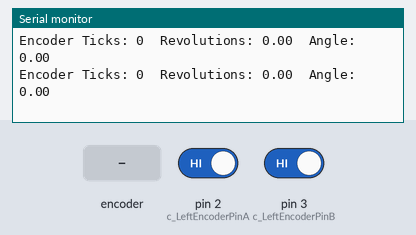
Simulated run of this sketch. Board: Arduino Mega 2560, built with avr-gcc and run on an emulated ATmega2560. On the bench: the last lines printed to the serial monitor. The inputs (shaded band) are chosen by the test bench; at power-on: pin 3 (c_LeftEncoderPinB) HIGH, pin 2 (c_LeftEncoderPinA) HIGH.

Above: at 1.2 s.
1.3 s: rotary encoder on pin 2 (c_LeftEncoderPinA) / pin 1 (c_LeftEncoderInterruptB) turned 2 steps (second pin leading)
At 1.44 s:
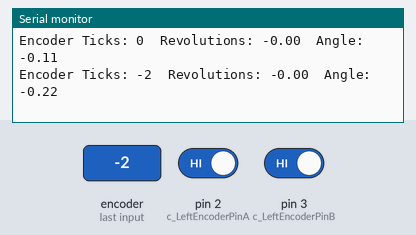
4.7 s: pin 3 (c_LeftEncoderPinB) driven LOW
At 4.74 s:
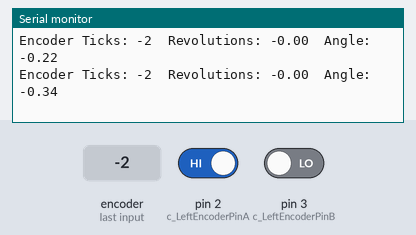
7.7 s: rotary encoder on pin 2 (c_LeftEncoderPinA) / pin 1 (c_LeftEncoderInterruptB) turned 1 step (first pin leading)
At 7.77 s:
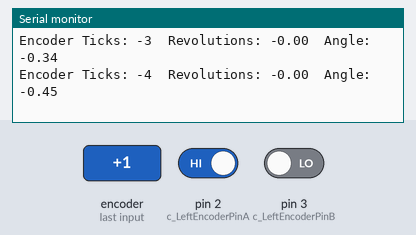
10.9 s: pin 3 (c_LeftEncoderPinB) driven HIGH
At 10.96 s:
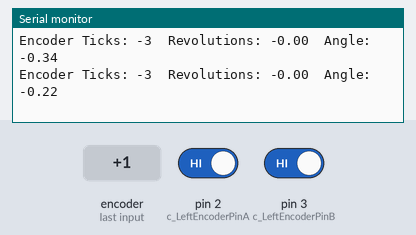
Timing chart, 0 to 13.9 s (numbered marks = the images above; inputs shaded):
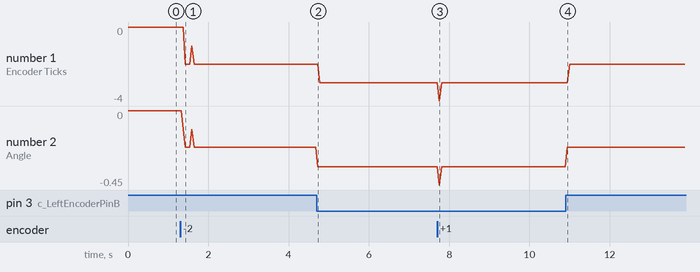

Measured:
- after the input at 1.3 s, the serial monitor: prints a new line after 0.08 s (image 1)
- after the input at 4.7 s, the serial monitor: prints a new line at once (image 2)
- after the input at 7.7 s, the serial monitor: prints a new line after 0.06 s (image 3)
- after the input at 10.9 s, the serial monitor: prints a new line after 0.05 s (image 4)
- plotted number 1: 0 → -2 after the input at 1.3 s, -2 → -3 after the input at 4.7 s, -3 → -2 after the input at 10.9 s
- plotted number 2: 0 → -0.22 after the input at 1.3 s, -0.22 → -0.34 after the input at 4.7 s, -0.34 → -0.22 after the input at 10.9 s

The sketch:

encoder.ino
```cpp
/*
*Quadrature Decoder
*/
#include "Arduino.h"
#include "digitalWriteFast.h"  // library for high performance reads and writes by jrraines
                               // see http://www.arduino.cc/cgi-bin/yabb2/YaBB.pl?num=1267553811/0
                               // and http://code.google.com/p/digitalwritefast/

// It turns out that the regular digitalRead() calls are too slow and bring the arduino down when
// I use them in the interrupt routines while the motor runs at full speed.

// Quadrature encoders
// Left encoder
#define c_LeftEncoderInterruptA 0
#define c_LeftEncoderInterruptB 1
#define c_LeftEncoderPinA 2
#define c_LeftEncoderPinB 3
#define LeftEncoderIsReversed

volatile bool _LeftEncoderASet;
volatile bool _LeftEncoderBSet;
volatile bool _LeftEncoderAPrev;
volatile bool _LeftEncoderBPrev;
volatile long _LeftEncoderTicks = 0;

void setup()
{
  Serial.begin(9600);

  // Quadrature encoders
  // Left encoder
  pinMode(c_LeftEncoderPinA, INPUT);      // sets pin A as input
  digitalWrite(c_LeftEncoderPinA, LOW);  // turn on pullup resistors
  pinMode(c_LeftEncoderPinB, INPUT);      // sets pin B as input
  digitalWrite(c_LeftEncoderPinB, LOW);  // turn on pullup resistors
  attachInterrupt(c_LeftEncoderInterruptA, HandleLeftMotorInterruptA, CHANGE);
  attachInterrupt(c_LeftEncoderInterruptB, HandleLeftMotorInterruptB, CHANGE);
}

void loop()
{
  Serial.print("Encoder Ticks: ");
  Serial.print(_LeftEncoderTicks);
  Serial.print("  Revolutions: ");
  Serial.print(_LeftEncoderTicks/4000.0);//4000 Counts Per Revolution
//  float revolution;
//  revolution = _LeftEncoderTicks/3200.0;
//  Serial.print(_LeftEncoderTicks/3200.0);//4000 Counts Per Revolution
//  Serial.print(revolution);
//  Serial.print(" ");
//  if (revolution > 1.0){
//   Serial.print(revolution - floor(revolution));
//  }
//  else if (revolution < -1.0){
//    Serial.print(revolution - floor(revolution));
//  }
//  else{
//    Serial.print(revolution);
//  }
  Serial.print("  Angle: ");
  Serial.print((_LeftEncoderTicks/3200.0)*360.0);//Angle
  Serial.print("\n");
}


// Interrupt service routines for the left motor's quadrature encoder
void HandleLeftMotorInterruptA(){
  _LeftEncoderBSet = digitalReadFast(c_LeftEncoderPinB);
  _LeftEncoderASet = digitalReadFast(c_LeftEncoderPinA);

  _LeftEncoderTicks+=ParseEncoder();

  _LeftEncoderAPrev = _LeftEncoderASet;
  _LeftEncoderBPrev = _LeftEncoderBSet;
}

// Interrupt service routines for the right motor's quadrature encoder
void HandleLeftMotorInterruptB(){
  // Test transition;
  _LeftEncoderBSet = digitalReadFast(c_LeftEncoderPinB);
  _LeftEncoderASet = digitalReadFast(c_LeftEncoderPinA);

  _LeftEncoderTicks+=ParseEncoder();

  _LeftEncoderAPrev = _LeftEncoderASet;
  _LeftEncoderBPrev = _LeftEncoderBSet;
}

int ParseEncoder(){
  if(_LeftEncoderAPrev && _LeftEncoderBPrev){
    if(!_LeftEncoderASet && _LeftEncoderBSet) return 1;
    if(_LeftEncoderASet && !_LeftEncoderBSet) return -1;
  }else if(!_LeftEncoderAPrev && _LeftEncoderBPrev){
    if(!_LeftEncoderASet && !_LeftEncoderBSet) return 1;
    if(_LeftEncoderASet && _LeftEncoderBSet) return -1;
  }else if(!_LeftEncoderAPrev && !_LeftEncoderBPrev){
    if(_LeftEncoderASet && !_LeftEncoderBSet) return 1;
    if(!_LeftEncoderASet && _LeftEncoderBSet) return -1;
  }else if(_LeftEncoderAPrev && !_LeftEncoderBPrev){
    if(_LeftEncoderASet && _LeftEncoderBSet) return 1;
    if(!_LeftEncoderASet && !_LeftEncoderBSet) return -1;
  }
}
```

digitalWriteFast.h
```cpp
/*
  Optimized digital functions for AVR microcontrollers
  by Watterott electronic (www.watterott.com)
  based on http://code.google.com/p/digitalwritefast
 */

#ifndef __digitalWriteFast_h_
#define __digitalWriteFast_h_ 1

#define ERROR_SEQUENCE 0b10101010 //digitalReadFast will return this value if pin number is not constant
// general macros/defines
#ifndef BIT_READ
# define BIT_READ(value, bit)            ((value) &   (1UL << (bit)))
#endif
#ifndef BIT_SET
# define BIT_SET(value, bit)             ((value) |=  (1UL << (bit)))
#endif
#ifndef BIT_CLEAR
# define BIT_CLEAR(value, bit)           ((value) &= ~(1UL << (bit)))
#endif
#ifndef BIT_WRITE
# define BIT_WRITE(value, bit, bitvalue) (bitvalue ? BIT_SET(value, bit) : BIT_CLEAR(value, bit))
#endif

#ifndef SWAP
#define SWAP(x,y) do{ (x)=(x)^(y); (y)=(x)^(y); (x)=(x)^(y); }while(0)
#endif

/* //not needed, rather it produces annoying warnings when compiled
#ifndef DEC
# define DEC (10)
#endif
#ifndef HEX
# define HEX (16)
#endif
#ifndef OCT
# define OCT (8)
#endif
#ifndef BIN
# define BIN (2)
#endif
*/

// workarounds for ARM microcontrollers
#if (!defined(__AVR__) || defined(ARDUINO_ARCH_SAM))
#ifndef PROGMEM
# define PROGMEM
#endif
#ifndef PGM_P
# define PGM_P const char *
#endif
#ifndef PSTR
# define PSTR(str) (str)
#endif

#ifndef memcpy_P
# define memcpy_P(dest, src, num) memcpy((dest), (src), (num))
#endif
#ifndef strcpy_P
# define strcpy_P(dst, src)       strcpy((dst), (src))
#endif
#ifndef strcat_P
# define strcat_P(dst, src)       strcat((dst), (src))
#endif
#ifndef strcmp_P
# define strcmp_P(a, b)           strcmp((a), (b))
#endif
#ifndef strcasecmp_P
# define strcasecmp_P(a, b)       strcasecmp((a), (b))
#endif
#ifndef strncmp_P
# define strncmp_P(a, b, n)       strncmp((a), (b), (n))
#endif
#ifndef strncasecmp_P
# define strncasecmp_P(a, b, n)   strncasecmp((a), (b), (n))
#endif
#ifndef strstr_P
# define strstr_P(a, b)           strstr((a), (b))
#endif
#ifndef strlen_P
# define strlen_P(a)              strlen((a))
#endif
#ifndef sprintf_P
# define sprintf_P(s, f, ...)     sprintf((s), (f), __VA_ARGS__)
#endif

#ifndef pgm_read_byte
# define pgm_read_byte(addr)      (*(const unsigned char *)(addr))
#endif
#ifndef pgm_read_word
# define pgm_read_word(addr)      (*(const unsigned short *)(addr))
#endif
#ifndef pgm_read_dword
# define pgm_read_dword(addr)     (*(const unsigned long *)(addr))
#endif

#endif


// digital functions
//#ifndef digitalPinToPortReg
#define SPI_SW_SS_PIN   (10) //SS on Uno (for software SPI)
#define SPI_SW_MOSI_PIN (11) //MOSI on Uno (for software SPI)
#define SPI_SW_MISO_PIN (12) //MISO on Uno (for software SPI)
#define SPI_SW_SCK_PIN  (13) //SCK on Uno (for software SPI)


// --- Arduino Due ---
#if (defined(ARDUINO_SAM_DUE) || defined(__SAM3X8E__))

#define UART_RX_PIN     (0)
#define UART_TX_PIN     (1)

#define I2C_SDA_PIN     (20)
#define I2C_SCL_PIN     (21)

#define SPI_HW_SS_PIN   (78) //SS0:77, SS1:87, SS2:86, SS3:78
#define SPI_HW_MOSI_PIN (75) //75
#define SPI_HW_MISO_PIN (74) //74
#define SPI_HW_SCK_PIN  (76) //76


// --- Arduino Zero ---
#elif (defined(ARDUINO_SAM_ZERO) || defined(__SAMD21G18A__))

#define UART_RX_PIN     (0)
#define UART_TX_PIN     (1)

#define I2C_SDA_PIN     (16)
#define I2C_SCL_PIN     (17)

#define SPI_HW_SS_PIN   (14) //14
#define SPI_HW_MOSI_PIN (21) //21
#define SPI_HW_MISO_PIN (18) //18
#define SPI_HW_SCK_PIN  (20) //20


// --- Arduino Mega ---
#elif (defined(ARDUINO_AVR_MEGA) || \
       defined(ARDUINO_AVR_MEGA1280) || \
       defined(ARDUINO_AVR_MEGA2560) || \
       defined(__AVR_ATmega1280__) || \
       defined(__AVR_ATmega1281__) || \
       defined(__AVR_ATmega2560__) || \
       defined(__AVR_ATmega2561__))

#define UART_RX_PIN     (0) //PE0
#define UART_TX_PIN     (1) //PE1

#define I2C_SDA_PIN     (20)
#define I2C_SCL_PIN     (21)

#define SPI_HW_SS_PIN   (53) //PB0
#define SPI_HW_MOSI_PIN (51) //PB2
#define SPI_HW_MISO_PIN (50) //PB3
#define SPI_HW_SCK_PIN  (52) //PB1

#define __digitalPinToPortReg(P) \
(((P) >= 22 && (P) <= 29) ? &PORTA : \
((((P) >= 10 && (P) <= 13) || ((P) >= 50 && (P) <= 53)) ? &PORTB : \
(((P) >= 30 && (P) <= 37) ? &PORTC : \
((((P) >= 18 && (P) <= 21) || (P) == 38) ? &PORTD : \
((((P) >= 0 && (P) <= 3) || (P) == 5) ? &PORTE : \
(((P) >= 54 && (P) <= 61) ? &PORTF : \
((((P) >= 39 && (P) <= 41) || (P) == 4) ? &PORTG : \
((((P) >= 6 && (P) <= 9) || (P) == 16 || (P) == 17) ? &PORTH : \
(((P) == 14 || (P) == 15) ? &PORTJ : \
(((P) >= 62 && (P) <= 69) ? &PORTK : &PORTL))))))))))

#define __digitalPinToDDRReg(P) \
(((P) >= 22 && (P) <= 29) ? &DDRA : \
((((P) >= 10 && (P) <= 13) || ((P) >= 50 && (P) <= 53)) ? &DDRB : \
(((P) >= 30 && (P) <= 37) ? &DDRC : \
((((P) >= 18 && (P) <= 21) || (P) == 38) ? &DDRD : \
((((P) >= 0 && (P) <= 3) || (P) == 5) ? &DDRE : \
(((P) >= 54 && (P) <= 61) ? &DDRF : \
((((P) >= 39 && (P) <= 41) || (P) == 4) ? &DDRG : \
((((P) >= 6 && (P) <= 9) || (P) == 16 || (P) == 17) ? &DDRH : \
(((P) == 14 || (P) == 15) ? &DDRJ : \
(((P) >= 62 && (P) <= 69) ? &DDRK : &DDRL))))))))))

#define __digitalPinToPINReg(P) \
(((P) >= 22 && (P) <= 29) ? &PINA : \
((((P) >= 10 && (P) <= 13) || ((P) >= 50 && (P) <= 53)) ? &PINB : \
(((P) >= 30 && (P) <= 37) ? &PINC : \
((((P) >= 18 && (P) <= 21) || (P) == 38) ? &PIND : \
((((P) >= 0 && (P) <= 3) || (P) == 5) ? &PINE : \
(((P) >= 54 && (P) <= 61) ? &PINF : \
((((P) >= 39 && (P) <= 41) || (P) == 4) ? &PING : \
((((P) >= 6 && (P) <= 9) || (P) == 16 || (P) == 17) ? &PINH : \
(((P) == 14 || (P) == 15) ? &PINJ : \
(((P) >= 62 && (P) <= 69) ? &PINK : &PINL))))))))))

#define __digitalPinToBit(P) \
(((P) >=  7 && (P) <=  9) ? (P) - 3 : \
(((P) >= 10 && (P) <= 13) ? (P) - 6 : \
(((P) >= 22 && (P) <= 29) ? (P) - 22 : \
(((P) >= 30 && (P) <= 37) ? 37 - (P) : \
(((P) >= 39 && (P) <= 41) ? 41 - (P) : \
(((P) >= 42 && (P) <= 49) ? 49 - (P) : \
(((P) >= 50 && (P) <= 53) ? 53 - (P) : \
(((P) >= 54 && (P) <= 61) ? (P) - 54 : \
(((P) >= 62 && (P) <= 69) ? (P) - 62 : \
(((P) == 0 || (P) == 15 || (P) == 17 || (P) == 21) ? 0 : \
(((P) == 1 || (P) == 14 || (P) == 16 || (P) == 20) ? 1 : \
(((P) == 19) ? 2 : \
(((P) == 5 || (P) == 6 || (P) == 18) ? 3 : \
(((P) == 2) ? 4 : \
(((P) == 3 || (P) == 4) ? 5 : 7)))))))))))))))


// --- Arduino 644 ---
#elif (defined(__AVR_ATmega644__) || \
       defined(__AVR_ATmega644P__))

#define UART_RX_PIN     (8) //PD0
#define UART_TX_PIN     (9) //PD1

#define I2C_SDA_PIN     (17) //PC1
#define I2C_SCL_PIN     (16) //PC0

#define SPI_HW_SS_PIN   (4) //PB4
#define SPI_HW_MOSI_PIN (5) //PB5
#define SPI_HW_MISO_PIN (6) //PB6
#define SPI_HW_SCK_PIN  (7) //PB7

#define __digitalPinToPortReg(P) \
(((P) >= 0 && (P) <= 7) ? &PORTB : (((P) >= 8 && (P) <= 15) ? &PORTD : (((P) >= 16 && (P) <= 23) ? &PORTC : &PORTA)))
#define __digitalPinToDDRReg(P) \
(((P) >= 0 && (P) <= 7) ? &DDRB : (((P) >= 8 && (P) <= 15) ? &DDRD : (((P) >= 8 && (P) <= 15) ? &DDRC : &DDRA)))
#define __digitalPinToPINReg(P) \
(((P) >= 0 && (P) <= 7) ? &PINB : (((P) >= 8 && (P) <= 15) ? &PIND : (((P) >= 8 && (P) <= 15) ? &PINC : &PINA)))
#define __digitalPinToBit(P) \
(((P) >= 0 && (P) <= 7) ? (P) : (((P) >= 8 && (P) <= 15) ? (P) - 8 : (((P) >= 16 && (P) <= 23) ? (P) - 16 : (P) - 24)))


// --- Arduino Leonardo ---
#elif (defined(ARDUINO_AVR_LEONARDO) || \
       defined(__AVR_ATmega16U4__) || \
       defined(__AVR_ATmega32U4__))

#define UART_RX_PIN     (0) //PD2
#define UART_TX_PIN     (1) //PD3

#define I2C_SDA_PIN     (2) //PD1
#define I2C_SCL_PIN     (3) //PD0

#define SPI_HW_SS_PIN   (17) //PB0
#define SPI_HW_MOSI_PIN (16) //PB2
#define SPI_HW_MISO_PIN (14) //PB3
#define SPI_HW_SCK_PIN  (15) //PB1

#define __digitalPinToPortReg(P) \
((((P) >= 0 && (P) <= 4) || (P) == 6 || (P) == 12 || (P) == 24 || (P) == 25 || (P) == 29) ? &PORTD : (((P) == 5 || (P) == 13) ? &PORTC : (((P) >= 18 && (P) <= 23)) ? &PORTF : (((P) == 7) ? &PORTE : &PORTB)))
#define __digitalPinToDDRReg(P) \
((((P) >= 0 && (P) <= 4) || (P) == 6 || (P) == 12 || (P) == 24 || (P) == 25 || (P) == 29) ? &DDRD : (((P) == 5 || (P) == 13) ? &DDRC : (((P) >= 18 && (P) <= 23)) ? &DDRF : (((P) == 7) ? &DDRE : &DDRB)))
#define __digitalPinToPINReg(P) \
((((P) >= 0 && (P) <= 4) || (P) == 6 || (P) == 12 || (P) == 24 || (P) == 25 || (P) == 29) ? &PIND : (((P) == 5 || (P) == 13) ? &PINC : (((P) >= 18 && (P) <= 23)) ? &PINF : (((P) == 7) ? &PINE : &PINB)))
#define __digitalPinToBit(P) \
(((P) >= 8 && (P) <= 11) ? (P) - 4 : (((P) >= 18 && (P) <= 21) ? 25 - (P) : (((P) == 0) ? 2 : (((P) == 1) ? 3 : (((P) == 2) ? 1 : (((P) == 3) ? 0 : (((P) == 4) ? 4 : (((P) == 6) ? 7 : (((P) == 13) ? 7 : (((P) == 14) ? 3 : (((P) == 15) ? 1 : (((P) == 16) ? 2 : (((P) == 17) ? 0 : (((P) == 22) ? 1 : (((P) == 23) ? 0 : (((P) == 24) ? 4 : (((P) == 25) ? 7 : (((P) == 26) ? 4 : (((P) == 27) ? 5 : 6 )))))))))))))))))))


// --- Arduino Uno ---
#elif (defined(ARDUINO_AVR_UNO) || \
       defined(ARDUINO_AVR_DUEMILANOVE) || \
       defined(ARDUINO_ARCH_AVR) || \
       defined(__AVR_ATmega328__) || \
       defined(__AVR_ATmega328P__) || \
       defined(__AVR__))

#define UART_RX_PIN     (0) //PD0
#define UART_TX_PIN     (1) //PD1

#define I2C_SDA_PIN     (18) //A4
#define I2C_SCL_PIN     (19) //A5

#define SPI_HW_SS_PIN   (10) //PB0
#define SPI_HW_MOSI_PIN (11) //PB2
#define SPI_HW_MISO_PIN (12) //PB3
#define SPI_HW_SCK_PIN  (13) //PB1

#define __digitalPinToPortReg(P) \
(((P) >= 0 && (P) <= 7) ? &PORTD : (((P) >= 8 && (P) <= 13) ? &PORTB : &PORTC))
#define __digitalPinToDDRReg(P) \
(((P) >= 0 && (P) <= 7) ? &DDRD : (((P) >= 8 && (P) <= 13) ? &DDRB : &DDRC))
#define __digitalPinToPINReg(P) \
(((P) >= 0 && (P) <= 7) ? &PIND : (((P) >= 8 && (P) <= 13) ? &PINB : &PINC))
#define __digitalPinToBit(P) \
(((P) >= 0 && (P) <= 7) ? (P) : (((P) >= 8 && (P) <= 13) ? (P) - 8 : (P) - 14))


// --- Other ---
#else

#define SPI_HW_SS_PIN   SS
#define SPI_HW_MOSI_PIN MOSI
#define SPI_HW_MISO_PIN MISO
#define SPI_HW_SCK_PIN  SCK


#endif
//#endif  //#ifndef digitalPinToPortReg


//ref: http://forum.arduino.cc/index.php?topic=140409.msg1054868#msg1054868
//void OutputsErrorIfCalled( void ) __attribute__ (( error( "Line: "__line__ "Variable used for digitalWriteFast") ));
void NonConstantUsed( void )  __attribute__ (( error("") ));


#ifndef digitalWriteFast
#if (defined(__AVR__) || defined(ARDUINO_ARCH_AVR))
#define digitalWriteFast(P, V) \
if (__builtin_constant_p(P) && __builtin_constant_p(V)) { \
  BIT_WRITE(*__digitalPinToPortReg(P), __digitalPinToBit(P), (V)); \
} else { \
  NonConstantUsed(); \
}
#else
//#define digitalWriteFast digitalWrite
#error Non-AVR device, unsupported.
#endif
#endif


#ifndef pinModeFast
#if (defined(__AVR__) || defined(ARDUINO_ARCH_AVR))
#define pinModeFast(P, V) \
if (__builtin_constant_p(P) && __builtin_constant_p(V)) { \
  BIT_WRITE(*__digitalPinToDDRReg(P), __digitalPinToBit(P), (V)); \
} else { \
  NonConstantUsed(); \
}
#else
//#define pinModeFast pinMode
#error Non-AVR device, unsupported.
#endif
#endif


#ifndef digitalReadFast
#if (defined(__AVR__) || defined(ARDUINO_ARCH_AVR))
#define digitalReadFast(P) ( (byte) __digitalReadFast((P)) )
#define __digitalReadFast(P ) \
  (__builtin_constant_p(P) ) ? ( \
  ( BIT_READ(*__digitalPinToPINReg(P), __digitalPinToBit(P))) ) : \
  ERROR_SEQUENCE
#else
//#define digitalReadFast digitalRead
#error Non-AVR device, unsupported.
#endif
#endif

#endif //__digitalWriteFast_h_
```
